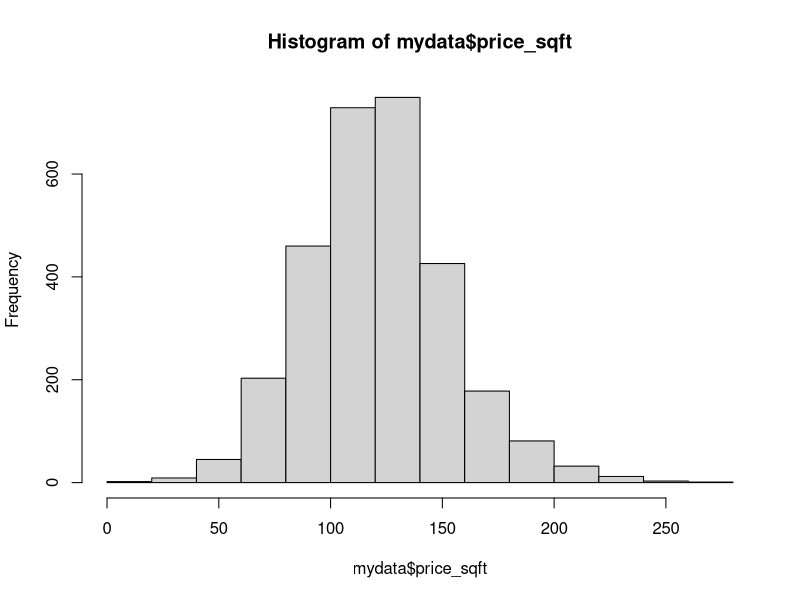
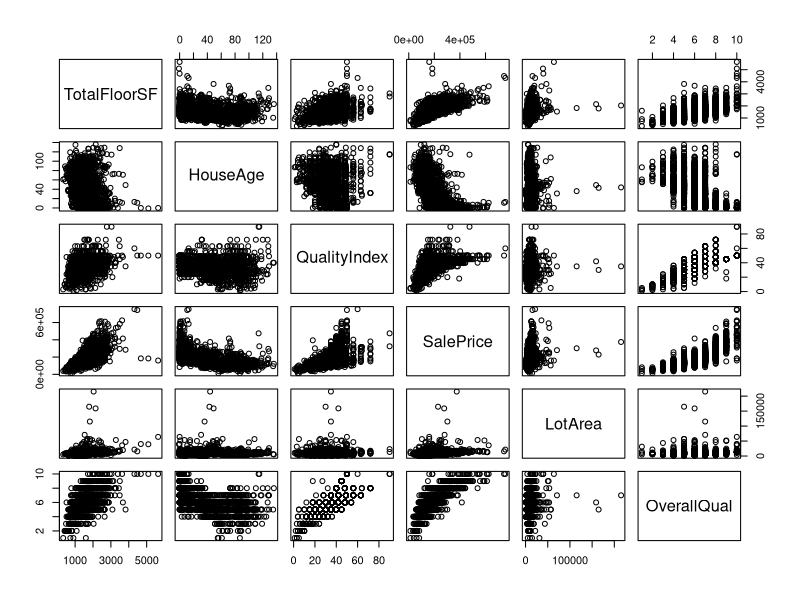
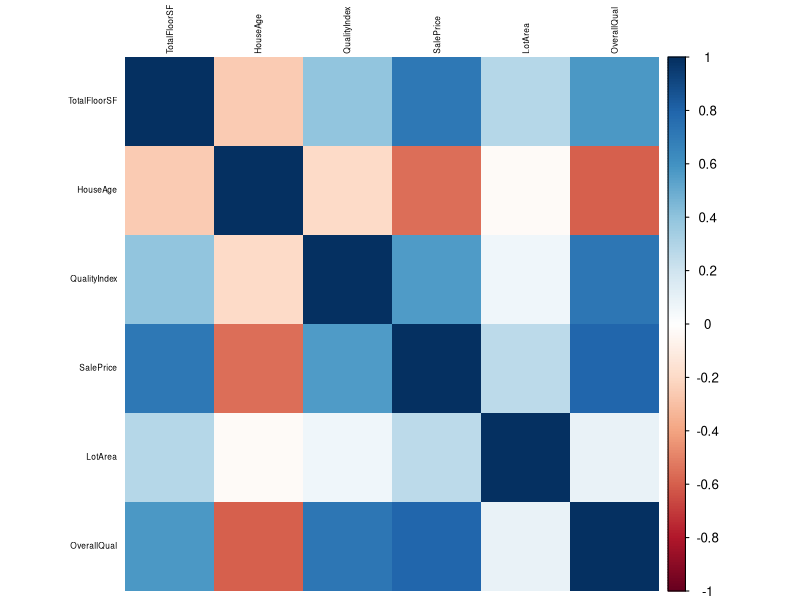
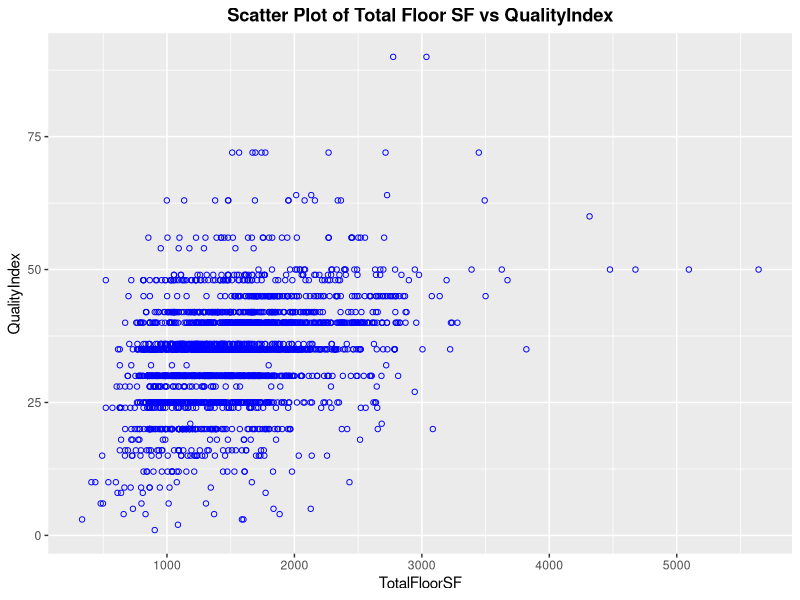
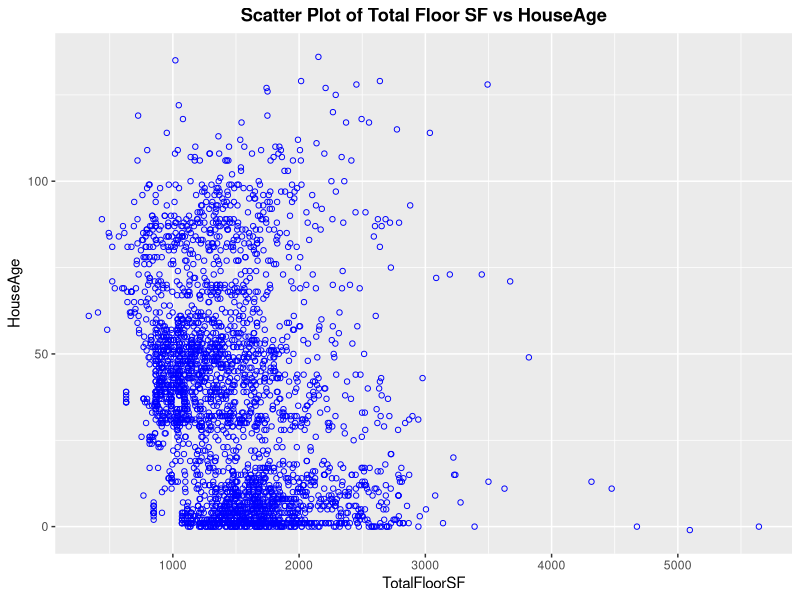
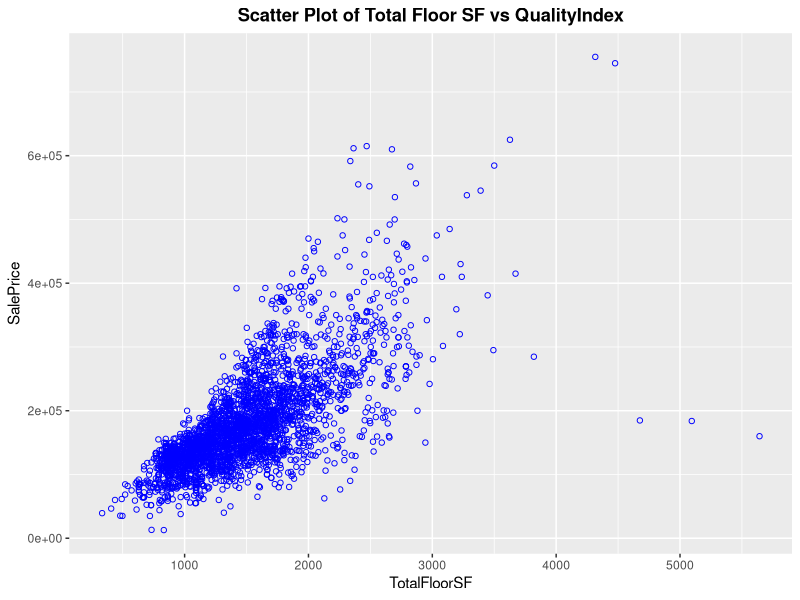
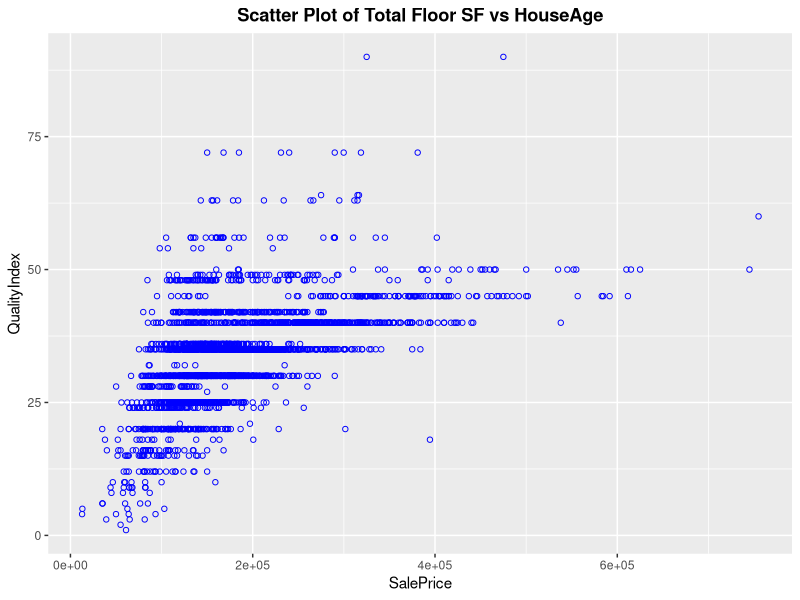

Generate these figures, in order, with R: (Note: this script raises an error after producing the figures.)
## ---- chunk 1
mydata <- read.csv(file="ames_housing_data.csv",head=TRUE,sep=",")
mydata
## ---- chunk 2
mydata$TotalFloorSF <- mydata$FirstFlrSF + mydata$SecondFlrSF
mydata$HouseAge <- mydata$YrSold - mydata$YearBuilt
mydata$QualityIndex <- mydata$OverallQual * mydata$OverallCond
mydata$logSalePrice <- log(mydata$SalePrice)
mydata$price_sqft <- mydata$SalePrice/mydata$TotalFloorSF
summary(mydata$price_sqft)
hist(mydata$price_sqft)
subdata <- subset(mydata, select=c("TotalFloorSF","HouseAge","QualityIndex",
                                  "price_sqft", "SalePrice","LotArea",
                                  "BsmtFinSF1","Neighborhood","HouseStyle",
                                  "LotShape","OverallQual","logSalePrice",
                                  "TotalBsmtSF","HouseStyle","Zoning","LotShape","SaleCondition","Functional", "LotArea","SubClass","LotFrontage","OverallCond", "YearBuilt", "ExterQual", "ExterCond", "FirstFlrSF", "SecondFlrSF", "BedroomAbvGr", "TotRmsAbvGrd", "GrLivArea", "MiscVal", "YearRemodel"))



subdata
## ---- chunk 3
subdatnum <- subset(mydata, select=c("TotalFloorSF","HouseAge","QualityIndex",
                                     "SalePrice","LotArea","OverallQual"))

require(lattice)
pairs(subdatnum, pch = 21)

require(corrplot)
mcor <- cor(subdatnum)
corrplot(mcor, method="shade", shade.col=NA, tl.col="black",tl.cex=0.5)
## ---- chunk 4
library(ggplot2)
ggplot(subdata, aes(x=TotalFloorSF, y=QualityIndex)) + 
  geom_point(color="blue", shape=1) +
  ggtitle("Scatter Plot of Total Floor SF vs QualityIndex") +
  theme(plot.title=element_text(lineheight=0.8, face="bold", hjust=0.5))

ggplot(subdata, aes(x=TotalFloorSF, y=HouseAge)) + 
  geom_point(color="blue", shape=1) +
  ggtitle("Scatter Plot of Total Floor SF vs HouseAge") +
  theme(plot.title=element_text(lineheight=0.8, face="bold", hjust=0.5))

ggplot(subdata, aes(x=TotalFloorSF, y=SalePrice)) + 
  geom_point(color="blue", shape=1) +
  ggtitle("Scatter Plot of Total Floor SF vs QualityIndex") +
  theme(plot.title=element_text(lineheight=0.8, face="bold", hjust=0.5))

ggplot(subdata, aes(x=SalePrice, y=QualityIndex)) + 
  geom_point(color="blue", shape=1) +
  ggtitle("Scatter Plot of Total Floor SF vs HouseAge") +
  theme(plot.title=element_text(lineheight=0.8, face="bold", hjust=0.5))
## ---- chunk 5

model1=lm(SalePrice~., data=subdata)
summary(model1)
model1
## ---- chunk 6
model2=lm(SalePrice~TotalFloorSF+HouseAge+OverallQual+LotArea+MiscVal, data=subdata)
summary(model2)
model2
## ---- chunk 7


model3=lm(SalePrice~TotalFloorSF+HouseAge+OverallQual+LotArea+MiscVal, data=subdata)
summary(model3)
model3
## ---- chunk 8
library('fastDummies')
subdata <- dummy_cols(subdata, select_columns = c('Neighborhood','Zoning'),
           remove_selected_columns = TRUE)
subdata

## ---- chunk 9
num_cols <- unlist(lapply(subdata, is.numeric))

subdata <- subdata[ ,num_cols]
model4=lm(SalePrice~., data=subdata)
summary(model4)
model4
## ---- chunk 10
subdata=na.omit(subdata)
subdata
subdata= subdata[,!(names(subdata) %in% c('LotArea.1', 'SecondFlrSF' ))]
## ---- chunk 11
corrmatrix <- rcorr(as.matrix(subdata))
corrmatrix
## ---- chunk 12
is.matrix(corrmatrix$r)
corrmatrix=corrmatrix$r
isSymmetric(corrmatrix)
## ---- chunk 13
library(corrplot)
corrplot(corrmatrix)
## ---- chunk 14
library(psych)
fa(corrmatrix, nfactors=8) 
factors_data <- factanal(covmat=corrmatrix, n.obs=2439, factors=3, rotation='varimax');

## ---- chunk 15
fa.parallel(subdata, 
            n.obs=2439, 
            fa="both", 
            n.iter=100,
            fm="ml",
            show.legend=TRUE, main="Scree plot with parallel analysis")
## ---- chunk 16
eigen(corrmatrix)
## ---- chunk 17
factors_data <- fa(r = corrmatrix, nfactors = 5)

#factors_data <- factanal(covmat=corrmatrix, n.obs=2439, factors=4, rotation='varimax', fm='ml');

factors_data
## ---- chunk 18
factors_data <- factanal(covmat=corrmatrix, n.obs=2439, factors=4, rotation='promax',fm='ml');
factors_data
## ---- chunk 19
factors_data <- fa(r = corrmatrix, nfactors = 6)

#factors_data <- factanal(covmat=corrmatrix, n.obs=2439, factors=4, rotation='varimax', fm='ml');

factors_data
## ---- chunk 20
###########################
# Helper functions
###########################

# find the graph node number by the coordinates
find_node_by_coordinates <- function(x, y, grid_width) {
 return(((y * grid_width) + x) - grid_width)
}

# return the number of observations represented by each node
get_node_counts <- function(x) {
 df <- data.frame(node = x)
 counts <- df %>%
   group_by(node) %>%
   summarize(observations = n())
}

# guideline for grid size = 5 * sqrt(N)
# where N is the number of observations in the data set
find_grid_size <- function(N) {
 return(floor(sqrt(sqrt(N) * 5)))
}

# Shane Lynn 14-01-2014 used to define the palette
coolBlueHotRed <- function(n, alpha = 1) {
 rainbow(n, end=4/6, alpha=alpha)[n:1]
}
